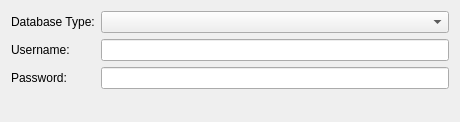
<?xml version="1.0" encoding="UTF-8"?>
<ui version="4.0">
 <class>DatabaseSettingsPage</class>
 <widget class="QWidget" name="DatabaseSettingsPage">
  <property name="geometry">
   <rect>
    <x>0</x>
    <y>0</y>
    <width>460</width>
    <height>122</height>
   </rect>
  </property>
  <property name="windowTitle">
   <string>Form</string>
  </property>
  <layout class="QGridLayout" name="gridLayout">
   <item row="0" column="0">
    <widget class="QLabel" name="label">
     <property name="text">
      <string>Database Type:</string>
     </property>
    </widget>
   </item>
   <item row="3" column="1">
    <spacer name="verticalSpacer">
     <property name="orientation">
      <enum>Qt::Vertical</enum>
     </property>
     <property name="sizeHint" stdset="0">
      <size>
       <width>20</width>
       <height>40</height>
      </size>
     </property>
    </spacer>
   </item>
   <item row="0" column="1">
    <widget class="QComboBox" name="comboBox"/>
   </item>
   <item row="1" column="0">
    <widget class="QLabel" name="label_2">
     <property name="text">
      <string>Username:</string>
     </property>
    </widget>
   </item>
   <item row="1" column="1">
    <widget class="QLineEdit" name="lineEdit"/>
   </item>
   <item row="2" column="0">
    <widget class="QLabel" name="label_3">
     <property name="text">
      <string>Password:</string>
     </property>
    </widget>
   </item>
   <item row="2" column="1">
    <widget class="QLineEdit" name="lineEdit_2"/>
   </item>
  </layout>
 </widget>
 <resources/>
 <connections/>
</ui>
